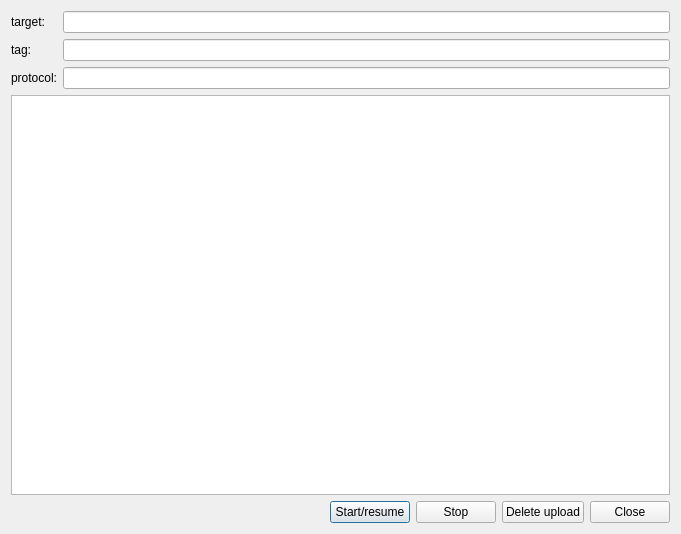
<?xml version="1.0" encoding="UTF-8"?>
<ui version="4.0">
 <class>Dialog</class>
 <widget class="QDialog" name="Dialog">
  <property name="geometry">
   <rect>
    <x>0</x>
    <y>0</y>
    <width>681</width>
    <height>534</height>
   </rect>
  </property>
  <property name="windowTitle">
   <string>Dialog</string>
  </property>
  <layout class="QVBoxLayout" name="verticalLayout">
   <item>
    <layout class="QFormLayout" name="formLayout">
     <item row="0" column="0">
      <widget class="QLabel" name="label_2">
       <property name="text">
        <string>target:</string>
       </property>
      </widget>
     </item>
     <item row="0" column="1">
      <widget class="QLineEdit" name="lineEdit_target"/>
     </item>
     <item row="1" column="0">
      <widget class="QLabel" name="label">
       <property name="text">
        <string>tag:</string>
       </property>
      </widget>
     </item>
     <item row="1" column="1">
      <widget class="QLineEdit" name="lineEdit_tag"/>
     </item>
     <item row="2" column="0">
      <widget class="QLabel" name="label_3">
       <property name="text">
        <string>protocol:</string>
       </property>
      </widget>
     </item>
     <item row="2" column="1">
      <widget class="QLineEdit" name="lineEdit_protocol"/>
     </item>
    </layout>
   </item>
   <item>
    <widget class="QTableWidget" name="tableWidget"/>
   </item>
   <item>
    <layout class="QHBoxLayout" name="horizontalLayout">
     <item>
      <spacer name="horizontalSpacer">
       <property name="orientation">
        <enum>Qt::Horizontal</enum>
       </property>
       <property name="sizeHint" stdset="0">
        <size>
         <width>40</width>
         <height>20</height>
        </size>
       </property>
      </spacer>
     </item>
     <item>
      <widget class="QPushButton" name="pushButton_start">
       <property name="text">
        <string>Start/resume</string>
       </property>
      </widget>
     </item>
     <item>
      <widget class="QPushButton" name="pushButton_stop">
       <property name="text">
        <string>Stop</string>
       </property>
      </widget>
     </item>
     <item>
      <widget class="QPushButton" name="pushButton_delete_upload">
       <property name="text">
        <string>Delete upload</string>
       </property>
      </widget>
     </item>
     <item>
      <widget class="QPushButton" name="pushButton_close">
       <property name="text">
        <string>Close</string>
       </property>
      </widget>
     </item>
    </layout>
   </item>
  </layout>
 </widget>
 <resources/>
 <connections/>
</ui>
